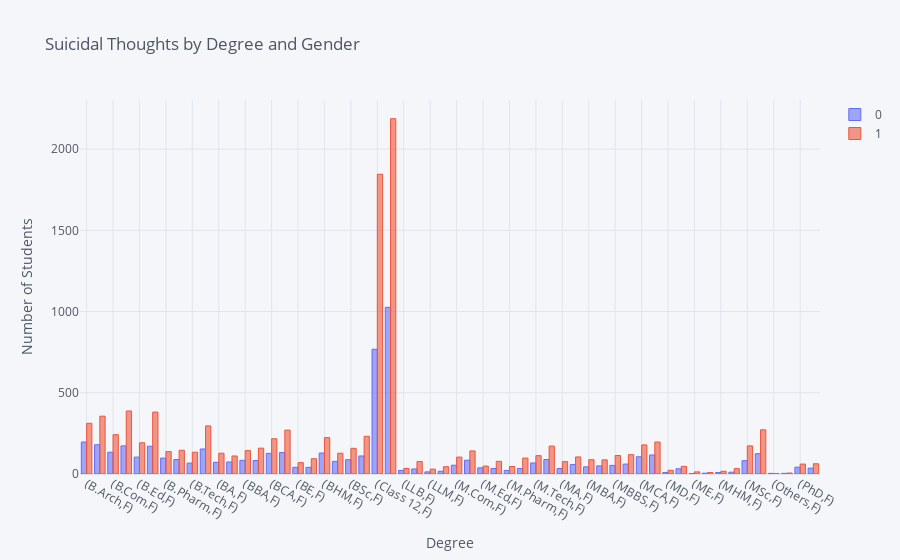

Notebook code cell kept with this figure:
### Code cell
# ...existing code...

# Group by Degree, Gender, and Suicidal Thoughts, then count
grouped = df.groupby(['Degree', 'Gender', 'Have you ever had suicidal thoughts ?']).size().unstack(fill_value=0)

# Interactive bar plot with cufflinks
grouped.iplot(
    kind='bar',
    barmode='group',
    title='Suicidal Thoughts by Degree and Gender',
    xTitle='Degree',
    yTitle='Number of Students',
    colors=['#636EFA', '#EF553B'],  # Customize colors for 0/1
    theme='pearl'
)
# ...existing code...

### Figure 1 — Plotly figure (JSON) as saved in the notebook; plotly's stock layout.template omitted (floating-point values rounded to 4 significant figures)
{"data": [{"marker": {"color": "rgba(99, 110, 250, 0.6)", "line": {"color": "rgba(99, 110, 250, 1.0)", "width": 1}}, "name": "0", "orientation": "v", "text": "", "type": "bar", "x": ["(B.Arch,F)", "(B.Arch,M)", "(B.Com,F)", "(B.Com,M)", "(B.Ed,F)", "(B.Ed,M)", "(B.Pharm,F)", "(B.Pharm,M)", "(B.Tech,F)", "(B.Tech,M)", "(BA,F)", "(BA,M)", "(BBA,F)", "(BBA,M)", "(BCA,F)", "(BCA,M)", "(BE,F)", "(BE,M)", "(BHM,F)", "(BHM,M)", "(BSc,F)", "(BSc,M)", "(Class 12,F)", "(Class 12,M)", "(LLB,F)", "(LLB,M)", "(LLM,F)", "(LLM,M)", "(M.Com,F)", "(M.Com,M)", "(M.Ed,F)", "(M.Ed,M)", "(M.Pharm,F)", "(M.Pharm,M)", "(M.Tech,F)", "(M.Tech,M)", "(MA,F)", "(MA,M)", "(MBA,F)", "(MBA,M)", "(MBBS,F)", "(MBBS,M)", "(MCA,F)", "(MCA,M)", "(MD,F)", "(MD,M)", "(ME,F)", "(ME,M)", "(MHM,F)", "(MHM,M)", "(MSc,F)", "(MSc,M)", "(Others,F)", "(Others,M)", "(PhD,F)", "(PhD,M)"], "y": [197, 180, 134, 173, 104, 171, 98, 89, 67, 154, 72, 74, 84, 83, 127, 132, 41, 41, 129, 78, 88, 111, 768, 1026, 22, 31, 13, 17, 54, 85, 38, 34, 22, 34, 68, 89, 34, 58, 44, 50, 53, 61, 106, 117, 9, 32, 3, 5, 9, 11, 82, 125, 4, 4, 42, 36]}, {"marker": {"color": "rgba(239, 85, 59, 0.6)", "line": {"color": "rgba(239, 85, 59, 1.0)", "width": 1}}, "name": "1", "orientation": "v", "text": "", "type": "bar", "x": ["(B.Arch,F)", "(B.Arch,M)", "(B.Com,F)", "(B.Com,M)", "(B.Ed,F)", "(B.Ed,M)", "(B.Pharm,F)", "(B.Pharm,M)", "(B.Tech,F)", "(B.Tech,M)", "(BA,F)", "(BA,M)", "(BBA,F)", "(BBA,M)", "(BCA,F)", "(BCA,M)", "(BE,F)", "(BE,M)", "(BHM,F)", "(BHM,M)", "(BSc,F)", "(BSc,M)", "(Class 12,F)", "(Class 12,M)", "(LLB,F)", "(LLB,M)", "(LLM,F)", "(LLM,M)", "(M.Com,F)", "(M.Com,M)", "(M.Ed,F)", "(M.Ed,M)", "(M.Pharm,F)", "(M.Pharm,M)", "(M.Tech,F)", "(M.Tech,M)", "(MA,F)", "(MA,M)", "(MBA,F)", "(MBA,M)", "(MBBS,F)", "(MBBS,M)", "(MCA,F)", "(MCA,M)", "(MD,F)", "(MD,M)", "(ME,F)", "(ME,M)", "(MHM,F)", "(MHM,M)", "(MSc,F)", "(MSc,M)", "(Others,F)", "(Others,M)", "(PhD,F)", "(PhD,M)"], "y": [312, 356, 242, 388, 192, 381, 138, 146, 134, 296, 128, 111, 144, 159, 217, 270, 70, 94, 224, 128, 158, 232, 1845, 2187, 34, 77, 30, 45, 104, 142, 49, 78, 46, 98, 113, 172, 76, 105, 88, 87, 114, 119, 179, 197, 23, 47, 13, 9, 17, 33, 173, 272, 3, 6, 61, 63]}], "layout": {"barmode": "group", "legend": {"bgcolor": "#F5F6F9", "font": {"color": "#4D5663"}}, "paper_bgcolor": "#F5F6F9", "plot_bgcolor": "#F5F6F9", "title": {"font": {"color": "#4D5663"}, "text": "Suicidal Thoughts by Degree and Gender"}, "xaxis": {"gridcolor": "#E1E5ED", "showgrid": true, "tickfont": {"color": "#4D5663"}, "title": {"font": {"color": "#4D5663"}, "text": "Degree"}, "zerolinecolor": "#E1E5ED"}, "yaxis": {"gridcolor": "#E1E5ED", "showgrid": true, "tickfont": {"color": "#4D5663"}, "title": {"font": {"color": "#4D5663"}, "text": "Number of Students"}, "zerolinecolor": "#E1E5ED"}}}
